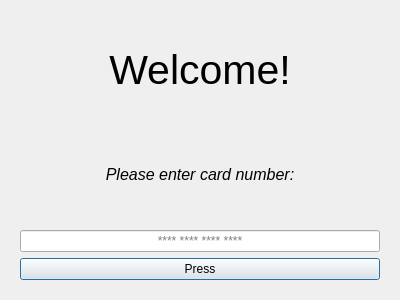
<?xml version="1.0" encoding="UTF-8"?>
<ui version="4.0">
 <class>ATM</class>
 <widget class="QDialog" name="ATM">
  <property name="geometry">
   <rect>
    <x>0</x>
    <y>0</y>
    <width>400</width>
    <height>300</height>
   </rect>
  </property>
  <property name="windowTitle">
   <string>Dialog</string>
  </property>
  <layout class="QVBoxLayout" name="verticalLayout">
   <item>
    <widget class="QStackedWidget" name="stackedWidget">
     <property name="currentIndex">
      <number>0</number>
     </property>
     <widget class="QWidget" name="page">
      <layout class="QHBoxLayout" name="horizontalLayout">
       <item>
        <layout class="QVBoxLayout" name="verticalLayout_2">
         <item>
          <widget class="QLabel" name="welcome_label">
           <property name="font">
            <font>
             <pointsize>31</pointsize>
             <weight>50</weight>
             <italic>false</italic>
             <bold>false</bold>
             <underline>false</underline>
             <kerning>true</kerning>
            </font>
           </property>
           <property name="text">
            <string>Welcome!</string>
           </property>
           <property name="scaledContents">
            <bool>true</bool>
           </property>
           <property name="alignment">
            <set>Qt::AlignCenter</set>
           </property>
          </widget>
         </item>
         <item>
          <widget class="QLabel" name="label_2">
           <property name="font">
            <font>
             <pointsize>12</pointsize>
             <italic>true</italic>
            </font>
           </property>
           <property name="text">
            <string>Please enter card number:</string>
           </property>
           <property name="alignment">
            <set>Qt::AlignCenter</set>
           </property>
          </widget>
         </item>
         <item>
          <widget class="QLineEdit" name="lineEdit_2">
           <property name="sizePolicy">
            <sizepolicy hsizetype="Preferred" vsizetype="Fixed">
             <horstretch>2</horstretch>
             <verstretch>0</verstretch>
            </sizepolicy>
           </property>
           <property name="alignment">
            <set>Qt::AlignCenter</set>
           </property>
           <property name="placeholderText">
            <string>**** **** **** ****</string>
           </property>
          </widget>
         </item>
         <item>
          <widget class="QPushButton" name="pushButton">
           <property name="text">
            <string>Press</string>
           </property>
          </widget>
         </item>
        </layout>
       </item>
      </layout>
     </widget>
     <widget class="QWidget" name="page_2">
      <layout class="QVBoxLayout" name="verticalLayout_3">
       <item>
        <widget class="QLabel" name="label_3">
         <property name="font">
          <font>
           <pointsize>12</pointsize>
           <italic>true</italic>
          </font>
         </property>
         <property name="text">
          <string>Please enter pin:</string>
         </property>
         <property name="alignment">
          <set>Qt::AlignCenter</set>
         </property>
        </widget>
       </item>
       <item>
        <layout class="QHBoxLayout" name="horizontalLayout_4">
         <item>
          <spacer name="horizontalSpacer_2">
           <property name="orientation">
            <enum>Qt::Horizontal</enum>
           </property>
           <property name="sizeHint" stdset="0">
            <size>
             <width>40</width>
             <height>20</height>
            </size>
           </property>
          </spacer>
         </item>
         <item>
          <widget class="QLineEdit" name="lineEdit_3">
           <property name="sizePolicy">
            <sizepolicy hsizetype="Preferred" vsizetype="Fixed">
             <horstretch>2</horstretch>
             <verstretch>0</verstretch>
            </sizepolicy>
           </property>
           <property name="alignment">
            <set>Qt::AlignCenter</set>
           </property>
           <property name="placeholderText">
            <string>* * * * </string>
           </property>
          </widget>
         </item>
         <item>
          <spacer name="horizontalSpacer">
           <property name="orientation">
            <enum>Qt::Horizontal</enum>
           </property>
           <property name="sizeHint" stdset="0">
            <size>
             <width>40</width>
             <height>20</height>
            </size>
           </property>
          </spacer>
         </item>
        </layout>
       </item>
       <item>
        <layout class="QHBoxLayout" name="horizontalLayout_2">
         <item>
          <widget class="QPushButton" name="pushButton_3">
           <property name="text">
            <string>Cancel</string>
           </property>
          </widget>
         </item>
         <item>
          <widget class="QPushButton" name="pushButton_2">
           <property name="autoFillBackground">
            <bool>true</bool>
           </property>
           <property name="text">
            <string>Confirm</string>
           </property>
          </widget>
         </item>
        </layout>
       </item>
      </layout>
     </widget>
    </widget>
   </item>
  </layout>
 </widget>
 <resources/>
 <connections/>
</ui>
